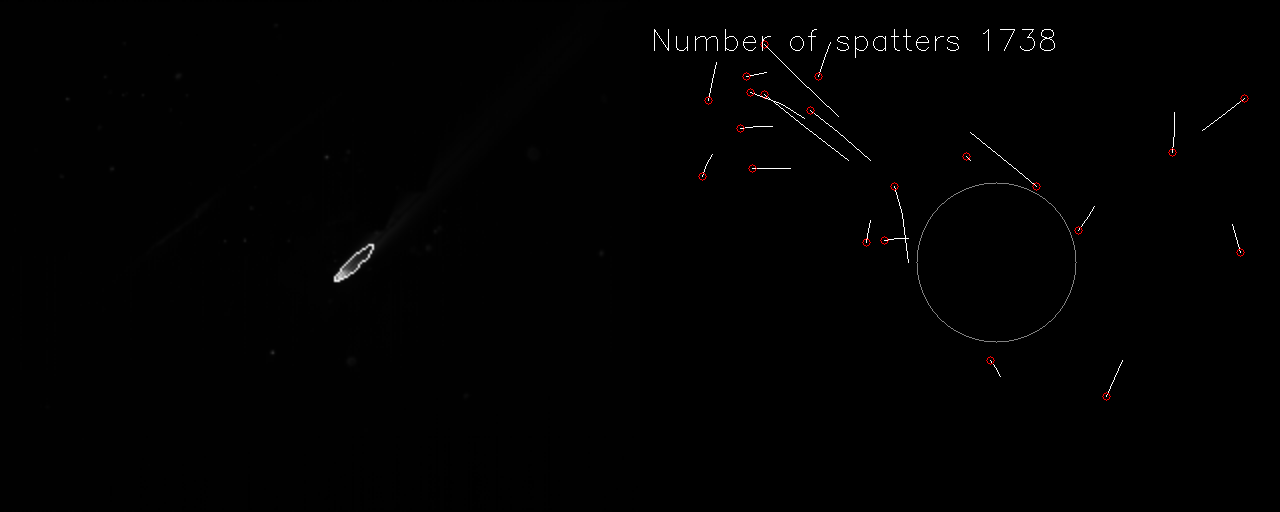
#> input picture thermograms_analysis/spatters.png, 1280 x 512 px; its folder holds only this picture in this run
$ python -i process.py   (imports and definitions only)
#> lines starting #> are read from the running program, lines starting #| are printed output that depends on the picture; after the words box and inside, x2 and y2 are one past the last pixel; in counts of white or black regions, pixels touching at a corner belong together
import numpy as np
import cv2
import scipy.signal as sig
from typing import List, Dict, Tuple, Union
from scipy.optimize import linear_sum_assignment
from copy import deepcopy
from tqdm import tqdm


R = 40  # radius to filter arround the welding zone
DX_REFL, DY_REFL, R_REFL = -80, -10, 20  # parameters of reflection to remove
DX_TR, DY_TR, R_TR = 40, -40, 15  # parameters of trace to remove


def min_loc_LoG(img, k_size = 9, sigma = 1.8):
    """
    Perform min-loc-LoG filtering of grayscale image img
    Sungho K. Min-local-LoG Filter for Detecting Small Targets in
    Cluttered Background // Electronics Letters.
    – 2011. – Vol. 47. – № 2. – P. 105-106. DOI: 10.1049/el.2010.2066.

    sigma - std of gaussian
    k_size - size of kernel
    """
#> called with k_size = 9, sigma = 1.8
    x = np.arange(k_size).reshape(1, k_size)
    y = np.arange(k_size).reshape(k_size, 1)
    # generate fE (positive X)
    fE = (1 - (x**2) / (sigma**2)) * np.exp(- (x**2) / (2*(sigma**2)))
    fE[fE > 0] = fE[fE > 0] / fE[fE > 0].sum()
    fE[fE < 0] = fE[fE < 0] / (-fE[fE < 0].sum())
    # generate fS (positive Y)
    fS = (1 - (y**2) / (sigma**2)) * np.exp(- (y**2) / (2*(sigma**2)))
    fS[fS > 0] = fS[fS > 0] / fS[fS > 0].sum()
    fS[fS < 0] = fS[fS < 0] / (-fS[fS < 0].sum())
    # generate fW
    x = - np.fliplr(x)
    fW = (1 - (x**2) / (sigma**2)) * np.exp(- (x**2) / (2*(sigma**2)))
    fW[fW > 0] = fW[fW > 0] / fW[fW > 0].sum()
    fW[fW < 0] = fW[fW < 0] / (-fW[fW < 0].sum())
    # generate fN
    y = - np.flipud(y)
    fN = (1 - (y**2) / (sigma**2)) * np.exp(- (y**2) / (2*(sigma**2)))
    fN[fN > 0] = fN[fN > 0] / fN[fN > 0].sum()
    fN[fN < 0] = fN[fN < 0] / (-fN[fN < 0].sum())
    # perform 2D convolution with kernels
    def move(img, x, y):
#> called with x = 4, y = 0
        move_matrix = np.float32([[1, 0, x], [0, 1, y]])
        dimensions = (img.shape[1], img.shape[0])
#> dimensions = (1280, 512)
        return cv2.warpAffine(img, move_matrix, dimensions)
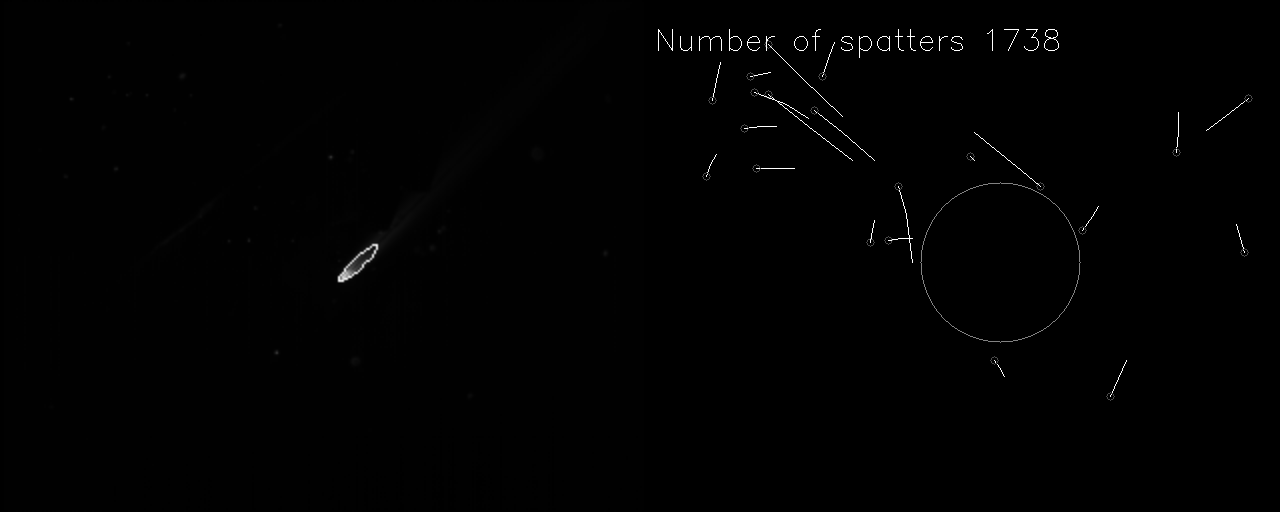
#> returned value: shape (512, 1280); min 0, max 255, mean 1.5

    Ie = sig.convolve2d(move(img, 4, 0), fE, mode = "same")
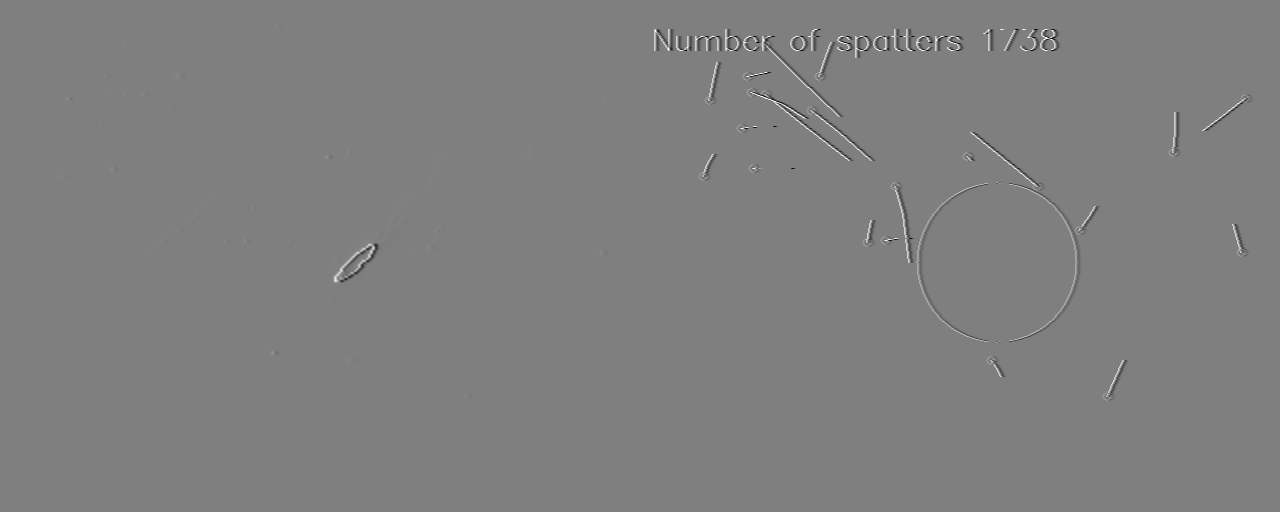
#> Ie: shape (512, 1280) float64; min -255, max 255, mean 0; drawn with min black and max white
    Is = sig.convolve2d(move(img, 0, 4), fS, mode = "same")
    Iw = sig.convolve2d(move(img, -4, 0), fW, mode = "same")
#> call 3 of move, with x = -4, y = 0
#> in move (call 3), `return cv2.warpAffine(img, move_matrix, dimensions)`:
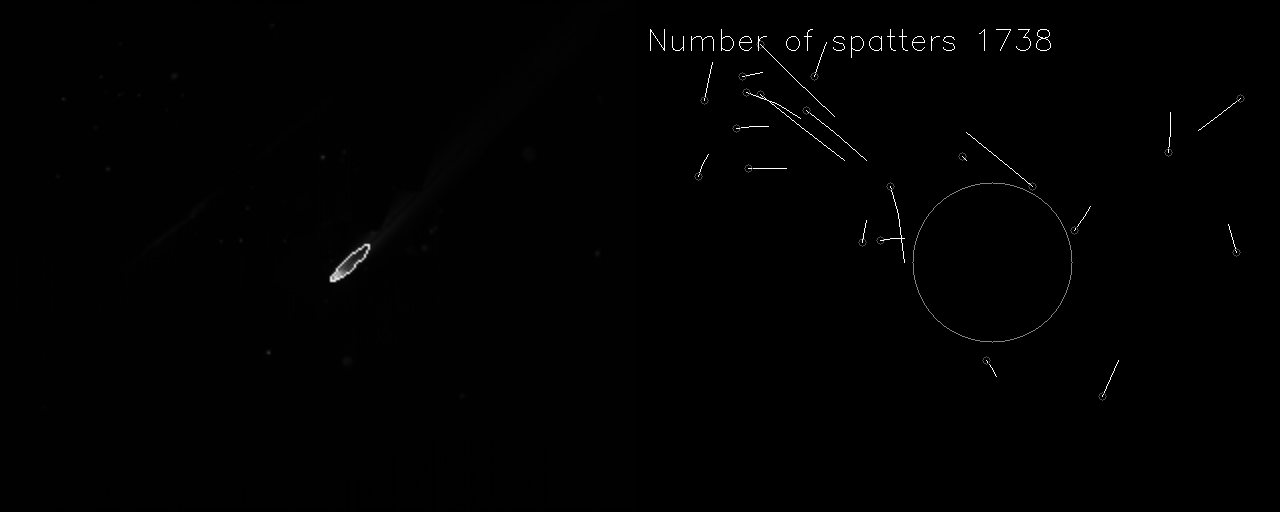
#> returned value: shape (512, 1280); min 0, max 255, mean 1.5
    In = sig.convolve2d(move(img, 0, -4), fN, mode = "same")
    f = np.dstack((Ie, Is, Iw, In))
    fmap = np.min(f, axis = 2)
    #return (fmap / fmap.max() * 255).astype(np.uint8)
    return fmap


def detect_spatters(frame):
    filtered = min_loc_LoG(frame, 9)
    filtered = ((filtered > 2) * 255).astype(np.uint8)
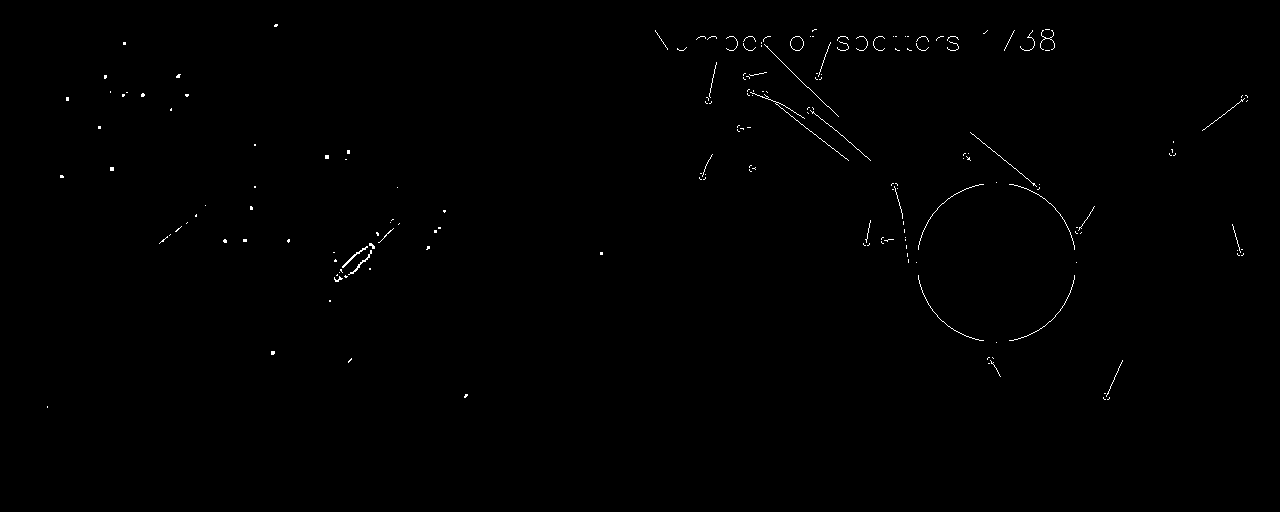
#> filtered: shape (512, 1280); 0.36% white in thin lines or dots, all inside (x1, y1, x2, y2) = (47, 24, 1248, 408)
    c, _ = cv2.findContours(filtered, cv2.RETR_TREE, cv2.CHAIN_APPROX_SIMPLE)
#> c = 187 contours, 183 with area under 20; largest, box (x1, y1, x2, y2) and area: (790, 36, 804, 51) 144, (790, 36, 804, 51) 144, (342, 246, 368, 268) 39, (348, 250, 372, 275) 32
    contours = [np.array([cv2.boundingRect(c[i])[0],cv2.boundingRect(c[i])[1],cv2.boundingRect(c[i])[0]+cv2.boundingRect(c[i])[2],cv2.boundingRect(c[i])[1]+cv2.boundingRect(c[i])[3]]) for i,_ in enumerate(c)]
#> contours = 187 items, first 6: [47, 406, 48, 408], [1107, 397, 1110, 400], [1103, 397, 1106, 400], [464, 394, 468, 398], [1104, 393, 1106, 394], [988, 363, 990, 364]
    contours = np.array(contours)
#> contours = 187 rows, first 6: [47, 406, 48, 408], [1107, 397, 1110, 400], [1103, 397, 1106, 400], [464, 394, 468, 398], [1104, 393, 1106, 394], [988, 363, 990, 364]
    if not len(contours):
        return ()
    wh = contours[:, 2:4] - contours[:, :2]
#> wh = 187 pairs, first value 1 to 99, second value 1 to 73
    contours[:, :2] = contours[:, :2] + wh / 2
    contours[:, 2:4] = wh
    contours = contours[np.all(wh < 5, axis=1)]
#> contours = 129 rows, first 6: [47, 407, 1, 2], [1108, 398, 3, 3], [1104, 398, 3, 3], [466, 396, 4, 4], [1105, 393, 2, 1], [989, 363, 2, 1]
    return contours


# [29 lines left out: functions detect_welding_zone, filter_spatters, remove_reflection, not called in this run]


class NearestTracker:
    """
    This class is used to track points between frames in a video or a sequence of images.
    It maintains a dictionary of tracked points and performs operations such as matching previously tracked
    points with new detections, deleting unmatched tracks, and assigning new IDs to unmatched detections.

    Methods:
        __init__(self):
            Initializes the class and sets up the necessary attributes.
            It initializes a dictionary to keep track of objects, sets the maximum id to 0, and the maximum distance to 30.

        step(self, pts: numpy.ndarray) -> dict:
            Performs a step in tracking points between frames. It first checks if there are points being tracked already.
            If not, it assigns IDs to the newly detected points. Next, it matches the previously tracked points with the new detections.
            If some points are not matched, they are considered for deletion or assignment of new IDs.
            Finally, it updates the tracked points, removes unmatched tracks, and assigns new IDs to unmatched detections.

            Args:
                pts: An array of new points detected in the current frame.

            Returns:
                A deepcopy of the dictionary containing the tracked points after the matching, deletion and addition process.
                Each key in the dictionary is the ID of the point and the value is its corresponding point.
    """
    # [81 lines left out: functions __init__, step, not called in this run]


class Tracker:
    """
    This is a class for tracking keypoints in video frames. It provides methods for initializing instance variables,
    computing the angle between two points with respect to a vertex, computing the Euclidean distance between two points,
    matching points, and updating keypoints and tracks.

    Methods:
    - __init__(self): Initializes instance variables to their default values. These include `max_d`, `delta_angle`,
    `tracked`, `kpts`, and `max_id`.

    - __compute_angle(pt1, pt2, ver): Computes the angle between two points with respect to a vertex.
    It first calculates the cosine of the angle using the dot product and then converts this to degrees.

    - __compute_distance(pt1, pts2): Computes the Euclidean distance between two points in a multi-dimensional space.
    The computation is vectorized over pts2 for efficiency.

    - __match_pts(self, pts, pt1, pt2, used_ids): Computes the optimal and minimum distances between given points
    and a list of detected keypoints. It returns the ID and difference value of the optimal match and the ID and
    minimum distance value from the keypoints list.

    - step(pts): Accumulates key points from the last three frames, updates existing tracks, matches new detections
    with existing tracks, combines detections into new tracks, and updates tracks and detections from previous iterations.
    It returns a tuple if there are no points or less than three points. If there are three or more points, it returns
    a dictionary where the keys are the track IDs and the values are the corresponding updated tracks."""
    # [40 lines left out: functions __init__, __compute_angle, not called in this run]

    @staticmethod
    def __compute_distance(pt1: np.ndarray, pts2: np.ndarray) -> np.ndarray:
        return np.sqrt(np.square(pts2 - pt1).sum(axis=-1))

    # [140 lines left out: functions __match_pts, step, not called in this run]


class FeatureExtractor:
    """
This class is designed to store, update, and compute metrics related to object tracking in a welding zone.

Methods:
    __init__(w_size: int = 10):
        Initializes the class with a metrics dictionary and sets initial variables.

    compute_results(use_interpolation: bool = False) -> Dict[str, float]:
        Computes overall metrics for the object based on its attributes.

    append(tracks: Dict[int, List[List[np.ndarray]]], t_frame: np.ndarray, center: np.ndarray):
        Appends various calculated metrics to their respective lists in the 'self.metrics' dictionary."""
    # [232 lines left out: functions __init__, compute_results, append, process_thermogram, not called in this run]

import os

W_SIZE = 10

# [1 line that did not run here, left out]
counts = {}

# [2 lines not run here, left out]

#process_thermogram('data/thermogram_11.npy', 10)

import json

# [2 lines not run here, left out]

# print(counts)

>>> import cv2
>>> picture = cv2.imread('spatters.png', cv2.IMREAD_GRAYSCALE)
>>> result = detect_spatters(picture)
#> result has the same summary as contours in detect_spatters
